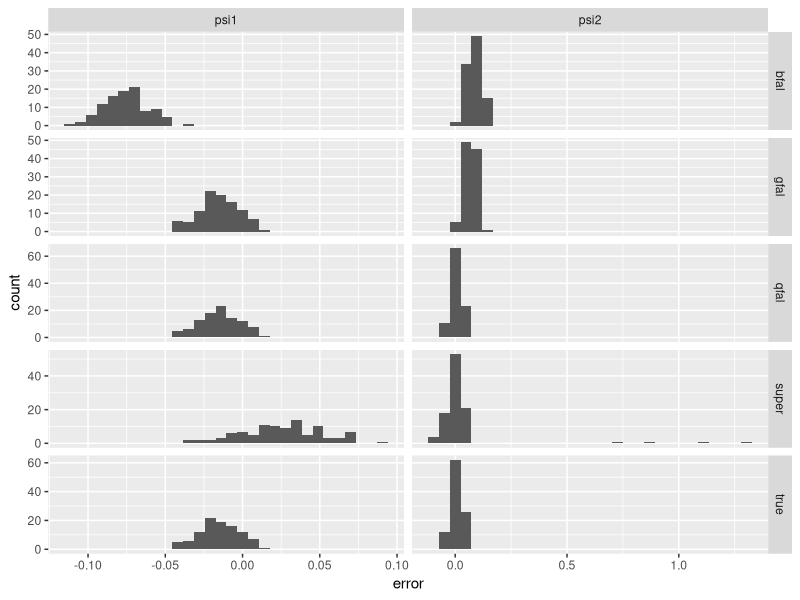
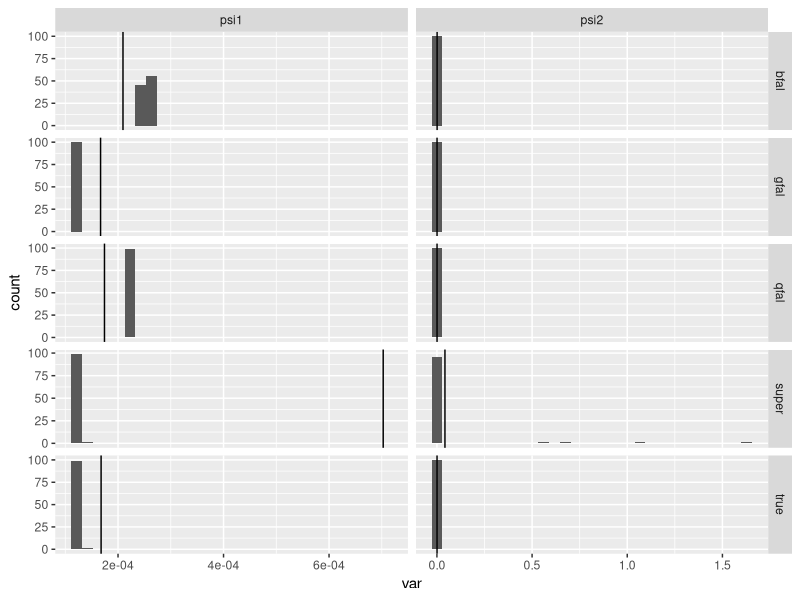

The R script that drew these images, in order:
library(tidyverse)
library(knitr)
results = read_csv('results/if_estimator_sim.csv')
truth = read_csv('results/if_estimator_sim_truth.csv')


results_summary = results %>%
  pivot_longer(-sim:-method, values_to = 'est', names_to=c('name','par'), names_sep = '_') %>%
  pivot_wider(names_from=par, values_from=est) %>%
  left_join(truth %>% select(name, truth=psi_est)) %>%
  group_by(method, name) %>%
  mutate(error = mean-truth,
         bias = mean(error),
         sim_var = var(mean),
         mean_var = mean(var))



# figures -----------------------------------------------------------------



#estimates
results_summary %>%
  ggplot(aes(x=error)) +
  geom_histogram() +
  facet_grid(method ~ name, scales='free')

#variances
results_summary %>%
  ggplot(aes(x=var)) +
  geom_histogram() +
  geom_vline(aes(xintercept = sim_var)) +
  facet_grid(method ~ name, scales='free')



# tables ------------------------------------------------------------------

results_summary %>%
  select(method, bias, sim_var, mean_var) %>%
  unique() %>%
  pivot_wider(names_from=name, values_from = c(bias, sim_var, mean_var)) %>%
  set_names(c('method',
  r"(bias ($\widehat\Psi_1$))",
  r"(bias ($\widehat\Psi_2$))",
  r"($\widehat V_{sim}(\widehat\Psi_1)$)",
  r"($\widehat V_{sim}(\widehat\Psi_2)$)",
  r"($\widehat V(\widehat\Psi_1)$)",
  r"($\widehat V(\widehat\Psi_2)$)")) %>%
  kable(format = 'latex',digits = 4, escape=FALSE)

